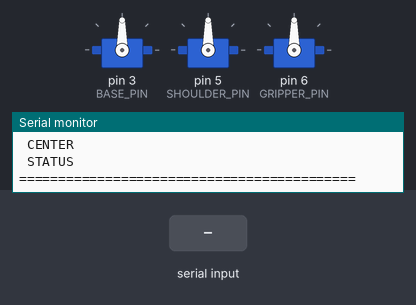
A sketch run on a simulated Arduino Uno, built with avr-gcc and run on an emulated ATmega328P. Parts: 3 × servo, the last lines printed to the serial monitor. The test bench sets the inputs (shaded band).

Above: at 1.7 s.
1.8 s: "CLOSE\n" received over Serial
At 3.7 s:
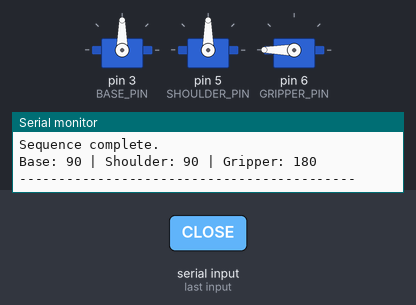
4.0 s: "OPEN\n" received over Serial
At 6.0 s:
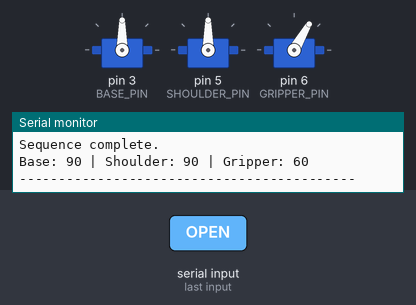
6.4 s: "RISE_CLOSE\n" received over Serial
At 8.7 s:
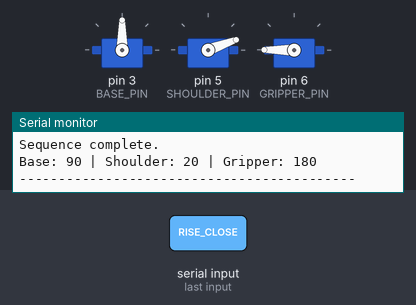
9.4 s: "OPEN\n" received over Serial
At 11.0 s:
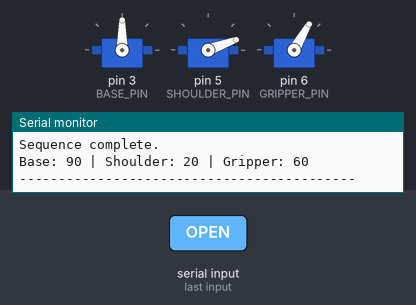
11.2 s: "CLOSE\n" received over Serial
At 11.67 s:
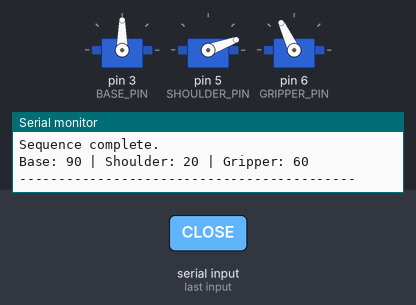
Timing chart, 0 to 14.2 s (numbered marks = the images above; inputs shaded):
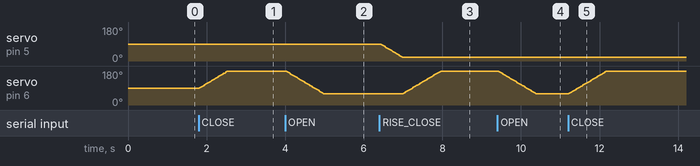

Measured:
- after the input at 1.8 s, servo on pin 6 (GRIPPER_PIN): moves from 90° to 180° over 0.72 s, starting at once
- after the input at 4.0 s, servo on pin 6 (GRIPPER_PIN): moves from 180° to 60° over 0.96 s, starting at once
- after the input at 6.4 s, servo on pin 5 (SHOULDER_PIN): moves from 90° to 20° over 0.56 s, starting at once; servo on pin 6 (GRIPPER_PIN): moves from 60° to 180° over 0.94 s, starting after 0.61 s
- after the input at 9.4 s, servo on pin 6 (GRIPPER_PIN): moves from 180° to 60° over 0.96 s, starting at once
- after the input at 11.2 s, servo on pin 6 (GRIPPER_PIN): moves from 60° to 180° over 0.96 s, starting at once

The sketch:

RoboticManipulator.ino
```cpp
#include <Servo.h>

// --- Pin Definitions ---
const int BASE_PIN = 3;
const int SHOULDER_PIN = 5;
const int GRIPPER_PIN = 6;

// --- Servo Objects ---
Servo baseServo;
Servo shoulderServo;
Servo gripperServo;

// --- Servo Angles (track current positions) ---
int basePos = 90;
int shoulderPos = 90;
int gripperPos = 90;

// --- Limits & presets ---
const int BASE_MIN = 0;
const int BASE_MAX = 180;
const int SHOULDER_MIN = 20;
const int SHOULDER_MAX = 180;
const int GRIP_OPEN = 60;
const int GRIP_CLOSE = 180;
const int MOVE_DELAY = 8; // ms delay per degree for smooth motion

// --- Smooth servo movement ---
void moveServoSmooth(Servo &servo, int &currentPos, int targetPos, int stepDelay = MOVE_DELAY)
{
  targetPos = constrain(targetPos, 0, 180);

  if (currentPos == targetPos) return;

  if (currentPos < targetPos) {
    for (int p = currentPos; p <= targetPos; p++) {
      servo.write(p);
      delay(stepDelay);
    }
  } else {
    for (int p = currentPos; p >= targetPos; p--) {
      servo.write(p);
      delay(stepDelay);
    }
  }

  currentPos = targetPos;
}

// --- Display current servo states ---
void printStatus() {
  Serial.print("Base: "); Serial.print(basePos);
  Serial.print(" | Shoulder: "); Serial.print(shoulderPos);
  Serial.print(" | Gripper: "); Serial.println(gripperPos);
}

// --- Display available commands ---
void printGuide() {
  Serial.println(F("==========================================="));
  Serial.println(F("3-SERVO ROBOT ARM CONTROL (Arduino UNO)"));
  Serial.println(F("==========================================="));
  Serial.println(F("Individual absolute control:"));
  Serial.println(F(" BASE <angle>"));
  Serial.println(F(" SHOULDER <angle>"));
  Serial.println(F(" GRIPPER <angle>"));
  Serial.println(F("Relative base control:"));
  Serial.println(F(" RIGHT <angle>"));
  Serial.println(F(" LEFT <angle>"));
  Serial.println(F("Gripper control:"));
  Serial.println(F(" OPEN"));
  Serial.println(F(" CLOSE"));
  Serial.println(F("Combined motion macros:"));
  Serial.println(F(" RISE_CLOSE"));
  Serial.println(F(" RISE_OPEN"));
  Serial.println(F(" DOWN_CLOSE"));
  Serial.println(F(" DOWN_OPEN"));
  Serial.println(F("Utility:"));
  Serial.println(F(" CENTER"));
  Serial.println(F(" STATUS"));
  Serial.println(F("==========================================="));
}

// --- Command Processor ---
void processCommand(const String &cmdIn, const String &argIn) {
  String cmd = cmdIn;
  cmd.toUpperCase();
  String arg = argIn;
  arg.trim();

  if (cmd == "BASE") {
    moveServoSmooth(baseServo, basePos, constrain(arg.toInt(), BASE_MIN, BASE_MAX));
  } else if (cmd == "RIGHT") {
    moveServoSmooth(baseServo, basePos, constrain(basePos + arg.toInt(), BASE_MIN, BASE_MAX));
  } else if (cmd == "LEFT") {
    moveServoSmooth(baseServo, basePos, constrain(basePos - arg.toInt(), BASE_MIN, BASE_MAX));
  } else if (cmd == "SHOULDER") {
    moveServoSmooth(shoulderServo, shoulderPos, constrain(arg.toInt(), SHOULDER_MIN, SHOULDER_MAX));
  } else if (cmd == "GRIPPER") {
    moveServoSmooth(gripperServo, gripperPos, constrain(arg.toInt(), 0, 180));
  } else if (cmd == "OPEN") {
    moveServoSmooth(gripperServo, gripperPos, GRIP_OPEN);
  } else if (cmd == "CLOSE") {
    moveServoSmooth(gripperServo, gripperPos, GRIP_CLOSE);
  } else if (cmd == "RISE_CLOSE") {
    moveServoSmooth(shoulderServo, shoulderPos, 20);
    moveServoSmooth(gripperServo, gripperPos, GRIP_CLOSE);
  } else if (cmd == "RISE_OPEN") {
    moveServoSmooth(shoulderServo, shoulderPos, 20);
    moveServoSmooth(gripperServo, gripperPos, GRIP_OPEN);
  } else if (cmd == "DOWN_CLOSE") {
    moveServoSmooth(shoulderServo, shoulderPos, 70);
    moveServoSmooth(gripperServo, gripperPos, GRIP_CLOSE);
  } else if (cmd == "DOWN_OPEN") {
    moveServoSmooth(shoulderServo, shoulderPos, 70);
    moveServoSmooth(gripperServo, gripperPos, GRIP_OPEN);
  } else if (cmd == "CENTER") {
    moveServoSmooth(baseServo, basePos, 90);
    moveServoSmooth(shoulderServo, shoulderPos, 40);
    moveServoSmooth(gripperServo, gripperPos, 170);
  } else if (cmd == "STATUS") {
    printStatus();
  } else {
    Serial.print("Unknown command: ");
    Serial.println(cmd);
  }
}

void setup() {
  Serial.begin(9600);

  baseServo.attach(BASE_PIN);
  shoulderServo.attach(SHOULDER_PIN);
  gripperServo.attach(GRIPPER_PIN);

  baseServo.write(basePos);
  shoulderServo.write(shoulderPos);
  gripperServo.write(gripperPos);

  delay(200);
  printGuide();
}

void loop() {
  if (!Serial.available()) return;

  String line = Serial.readStringUntil('\n');
  line.trim();
  if (line.length() == 0) return;

  char buf[200];
  line.toCharArray(buf, sizeof(buf));

  char *saveptr = NULL;
  char *token = strtok_r(buf, " \t\r\n", &saveptr);

  while (token != NULL) {
    String cmd = String(token);
    cmd.toUpperCase();

    if (cmd == "BASE" || cmd == "RIGHT" || cmd == "LEFT" ||
        cmd == "SHOULDER" || cmd == "GRIPPER") {

      char *next = strtok_r(NULL, " \t\r\n", &saveptr);
      if (next == NULL) {
        Serial.print("Missing angle for ");
        Serial.println(cmd);
        break;
      }

      processCommand(cmd, String(next));
      token = strtok_r(NULL, " \t\r\n", &saveptr);
      continue;
    }

    processCommand(cmd, "");
    token = strtok_r(NULL, " \t\r\n", &saveptr);
  }

  Serial.println("Sequence complete.");
  printStatus();
  Serial.println("-------------------------------------------");
}
```
